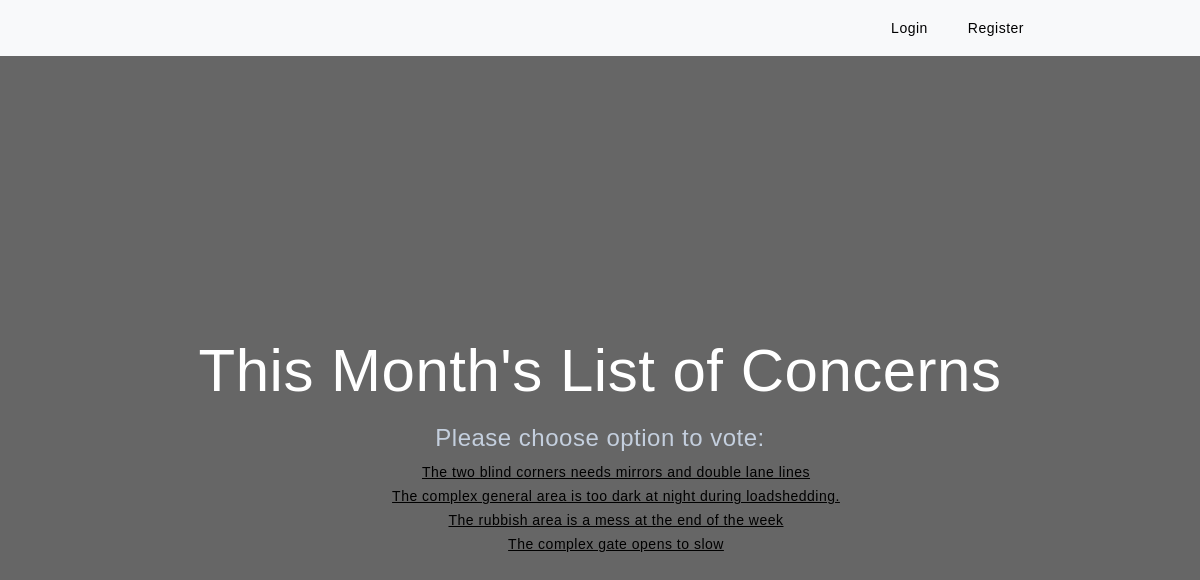
Screenshot of /polls/ with the database file from the repository.
### polls_app/models.py (models this page shows, shortened)
class Question(models.Model):
    question_text = models.CharField(max_length=200)
    pub_date = models.DateTimeField('date published')

### polls_app/views.py (the view)
# urls.py: path('', views.IndexView.as_view(), name='index'),
class IndexView(generic.ListView):
    template_name = 'polls_app/index.html'
    context_object_name = 'latest_question_list'
    def get_queryset(self):
        return Question.objects.order_by('-pub_date')[:5]

### polls_app/templates/polls_app/index.html (shortened to what this page needs)
{%load static %}
<!DOCTYPE html>
<html lang="en">
    <head>
        <link href="https://cdn.jsdelivr.net/npm/bootstrap@5.3.0-alpha1/dist/css/bootstrap.min.css" rel="stylesheet">
        <link rel="stylesheet" href="{% static 'css/index_style.css' %}" />
    </head>
    <body>
        <header>
            <nav class="navbar navbar-expand-sm bg-light d-flex justify-content-end pe-5 py-2">
                <ul class="navbar-nav pe-5 me-5">
                    {%if request.user.is_authenticated %}
                    <span class="center" >Hi {{ request.user.username | title }} |</span>
                    <li class="nav-item">
                        <a class="nav-link" href="{% url 'polls_app:index' %}">My Posts</a>
                    </li>
                    <li class="nav-item me-4">
                        <a class="nav-link" href="{% url 'users:logout' %}">Logout</a>
                    </li>
                    {%else%}
                    <li class="nav-item me-4">
                        <a class="nav-link" href="{% url 'users:login' %}">Login</a>
                    </li>
                    <li class="nav-item me-4" >
                        <a class="nav-link" href="{% url 'users:register' %}">Register</a>
                    </li>
                    {%endif%}
                </ul>
            </nav>
        </header>
        <div class="overlay">
            <div class="container" id="grid">
                <div class="row align-items-center">
                    <div class="col-md-10 text-center">
                        <h1>This Month's List of Concerns</h1>
                        <h4>Please choose option to vote:</h4>
                        <main>
                            {% if latest_question_list %}
                            <ul>
                                {% for question in latest_question_list %}
                                <li><a href="{% url 'polls_app:detail' question.id %}">{{ question.question_text }}</a></li>
                                {% endfor %}
                            </ul>
                            {% else %}
                            <p>No polls are available.</p>
                            {% endif %}
                        </main>
                    </div>
                </div>
            </div>
        </div>
    </body>
</html>

### ByPopularDemand/static/css/index_style.css (style rules this page uses)
html, body { height:100%; padding: 0; margin: 0; color: white; }
html { background-position: center; background-size: cover; background-repeat: no-repeat; position: relative; }
.overlay { position: relative; top: 0; left: 0; height: 100%; width: 100%; background-color: rgba(0,0,0, 0.6); }
.row { height: 100vh; position: relative; }
nav { padding-left:80px; padding-right: 80px; }
body { height: 100vh; width: 100%; margin: auto; margin-top: 0px; margin-bottom: 0px; font-size: 14px; font-family: "Montserrat", sans-serif; color: #c4cfde; letter-spacing: 0.5px; font-weight: 500; display: block; line-height: 24px; background-color: transparent; }
#grid { display: grid; grid-template-columns: 100%; column-gap: 10px; margin:auto; }
h1 { font-family: "Montserrat", sans-serif; color: #ffffff; font-weight: 500; font-size: 60px; line-height: 62px; margin-bottom: 22px; }
ul, li { list-style-type: none; }
a:link { color: #000000; }

### rows the page displays
Question: question_text "The two blind corners needs mirrors and double lane lines"
Question: question_text "The complex general area is too dark at night during loadshedding."
Question: question_text "The rubbish area is a mess at the end of the week"
Question: question_text "The complex gate opens to slow"
